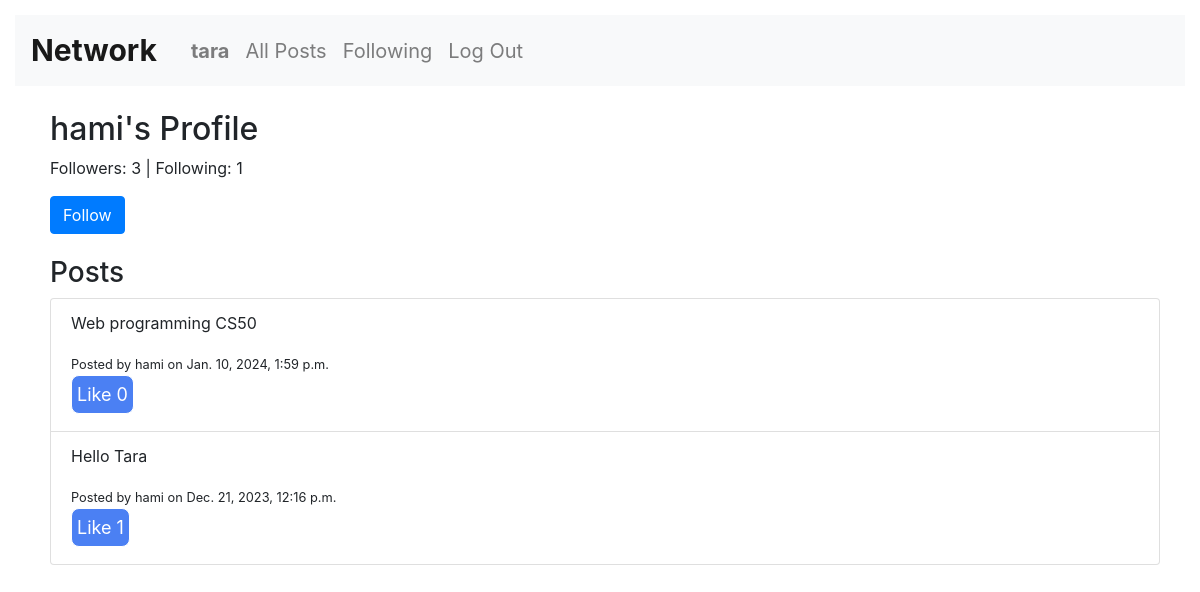
The page /profile/hami/ (signed in) on the database its author committed.
### network/models.py (models this page shows, shortened)
class User(AbstractUser):
    posts = models.ForeignKey('Post', on_delete=models.CASCADE, default=None, blank=True, null=True)
    followers = models.ManyToManyField('self', blank=True, symmetrical=False, related_name='user_followers')
    following = models.ManyToManyField('self', blank=True, symmetrical=False, related_name='user_following')

class Post(models.Model):
    writer = models.ForeignKey(User, on_delete=models.CASCADE, default=None, null=True, blank=True)
    content = models.CharField(max_length=250)
    timestamp = models.DateTimeField(auto_now_add=True)
    likes = models.ManyToManyField(User, related_name='user_likes', blank=True)

### network/views.py (the view, shortened to what this page needs)
# urls.py: path('profile/<str:username>/', views.profile, name='profile'),
@login_required
@csrf_exempt
def profile(request, username):
    viewed_user = get_object_or_404(User, username=username)
    current_user = request.user
    is_own_profile = current_user == viewed_user
    if current_user in viewed_user.followers.all():
        is_following = True
        print(viewed_user.followers.all())
        print(current_user)
        print(viewed_user)
    else:
        is_following = False
    context = {
        'viewed_user': viewed_user,
        'current_user': current_user,
        'is_own_profile': is_own_profile,
        'followers_count': viewed_user.followers.count(),
        'following_count': viewed_user.following.count(),
        'user_posts': Post.objects.filter(writer=viewed_user).order_by('-timestamp'),
        'is_following': is_following,
    }
    return render(request, 'network/profile.html', context)

### network/templates/network/profile.html (shortened to what this page needs)
{% extends "network/layout.html" %}
{% load static %}
{% block body %}
   <div class="container mt-4">
       <h2>{{ viewed_user.username }}'s Profile</h2>
       <p id="followers-count">Followers: {{ followers_count }} | Following: {{ following_count }}</p>
        {% if not is_own_profile %}
            {% if is_following %}
                <form method="post" action="{% url 'unfollow' viewed_user.username %}" id="followForm">
                    {% csrf_token %}
                    <input type="submit" class="btn btn-danger" name="follow_toggle" value="Unfollow">
                </form>
            {% else %}
                <form method="post" action="{% url 'follow' viewed_user.username %}" id="followForm">
                    <input type="submit" class="btn btn-primary" name="follow_toggle" value="Follow">
                </form>
            {% endif %}
        {% endif %}
       <h3>Posts</h3>
       {% if user_posts %}
           <ul class="list-group">
           {% for post in user_posts %}
               <li class="list-group-item">
                   <p>{{ post.content }}</p>
                   <small>Posted by {{ post.writer.username }} on {{ post.timestamp }}</small><br>
                   <button class="likeButton" data-post-id="{{ post.id }}">
                       {% if user in post.likes.all %}Unlike{% else %}Like{% endif %}
                       <span class='l_num' data-post-id='{{ post.id }}'> {{ post.likes.count }}</span>
                   </button>
               </li>
           {% endfor %}
           </ul>
       {% else %}
           <p>No posts yet.</p>
       {% endif %}
   </div>
{% endblock %}

### network/templates/network/layout.html (shortened to what this page needs)
{% load static %}
<!DOCTYPE html>
<html lang="en">
    <head>
        <link rel="stylesheet" href="https://stackpath.bootstrapcdn.com/bootstrap/4.4.1/css/bootstrap.min.css">
        <link href="{% static 'network/styles.css' %}" rel="stylesheet">
    </head>
    <body>
        <nav class="navbar navbar-expand-lg navbar-light bg-light">
            <a class="navbar-brand" href="{% url 'all_posts' %}">Network</a>
            <div>
              <ul class="navbar-nav mr-auto">
                {% if user.is_authenticated %}
                    <li class="nav-item">
                        <a class="nav-link" href="{% url 'profile' username=user.username %}"><strong>{{user.username}}</strong></a>
                    </li>
                {% endif %}
                <li class="nav-item">
                  <a class="nav-link" href="{% url 'all_posts' %}">All Posts</a>
                </li>
                {% if user.is_authenticated %}
                    <li class="nav-item">
                        <a class="nav-link" href="{% url 'following_posts' %}">Following</a>
                    </li>
                    <li class="nav-item">
                        <a class="nav-link" href="{% url 'logout' %}">Log Out</a>
                    </li>
                {% endif %}
              </ul>
            </div>
          </nav>
        <div class="body">
            {% block body %}
            {% endblock %}
        </div>
    </body>
</html>

### network/static/network/styles.css (style rules this page uses)
body { padding: 15px; }
div { padding-left: 10px; }
button { background-color: rgb(75, 128, 243); color: white; border: solid 1px white; border-radius: 8px; font-size: 18px; text-align: center; padding: 5px; margin-bottom: 5px; }
.navbar-brand { font-weight: bold; font-size: 30px; color: rgb(237, 163, 237); }
form { width: 100%; height: 60px; }
.navbar { font-size: 20px; color: rgb(93, 16, 90); background-color: rgb(232, 227, 139); height: 10%; }
.nav-item { color:rgb(102, 0, 255); }

### rows shown on the page
User: username "tara"
User: username "hami"
Post: content "Web programming CS50", writer.username "hami", timestamp "Jan. 10, 2024, 1:59 p.m.", shows "Like", likes.count "0"
Post: content "Hello Tara", writer.username "hami", timestamp "Dec. 21, 2023, 12:16 p.m.", shows "Like", likes.count "1"

### other values the page prints
{{ followers_count }} "3"
{{ following_count }} "1"
